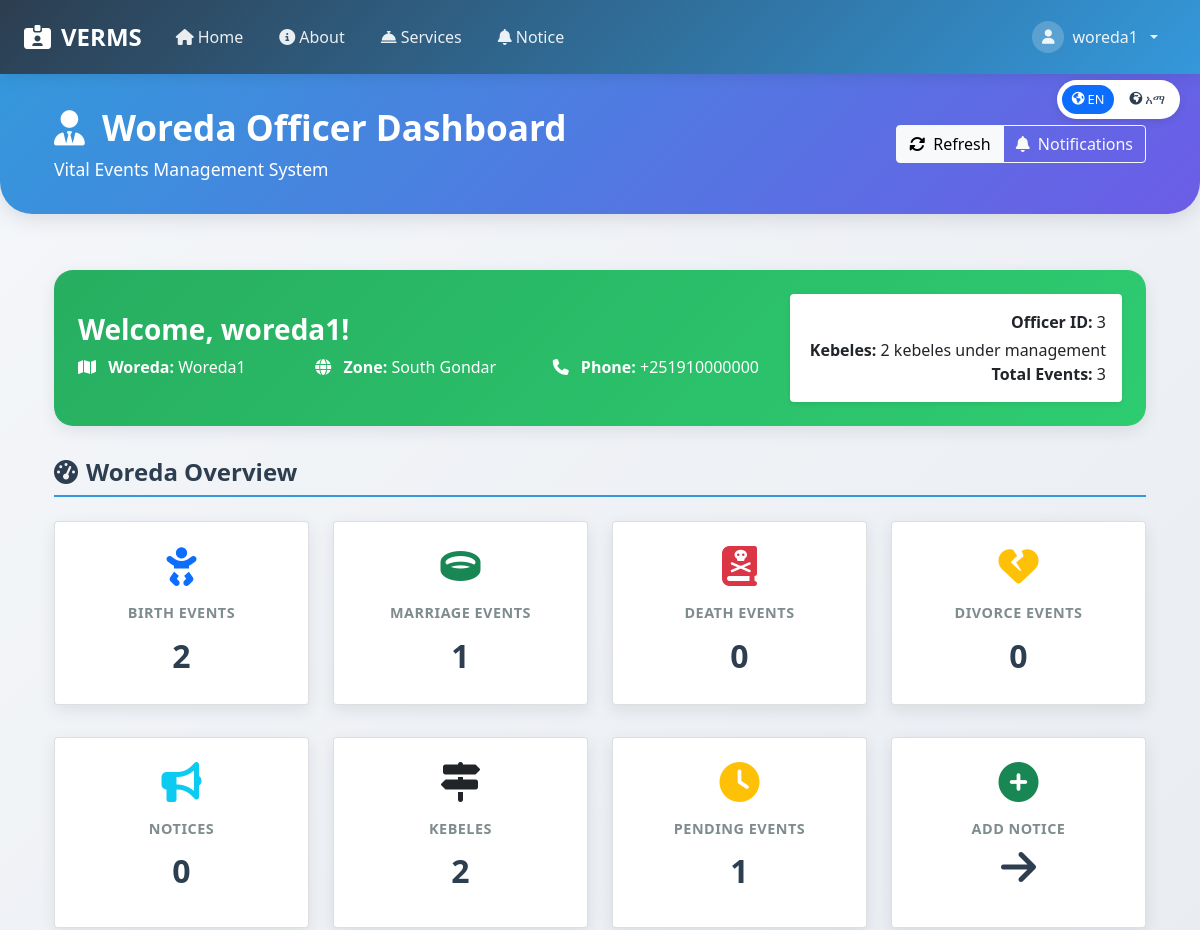
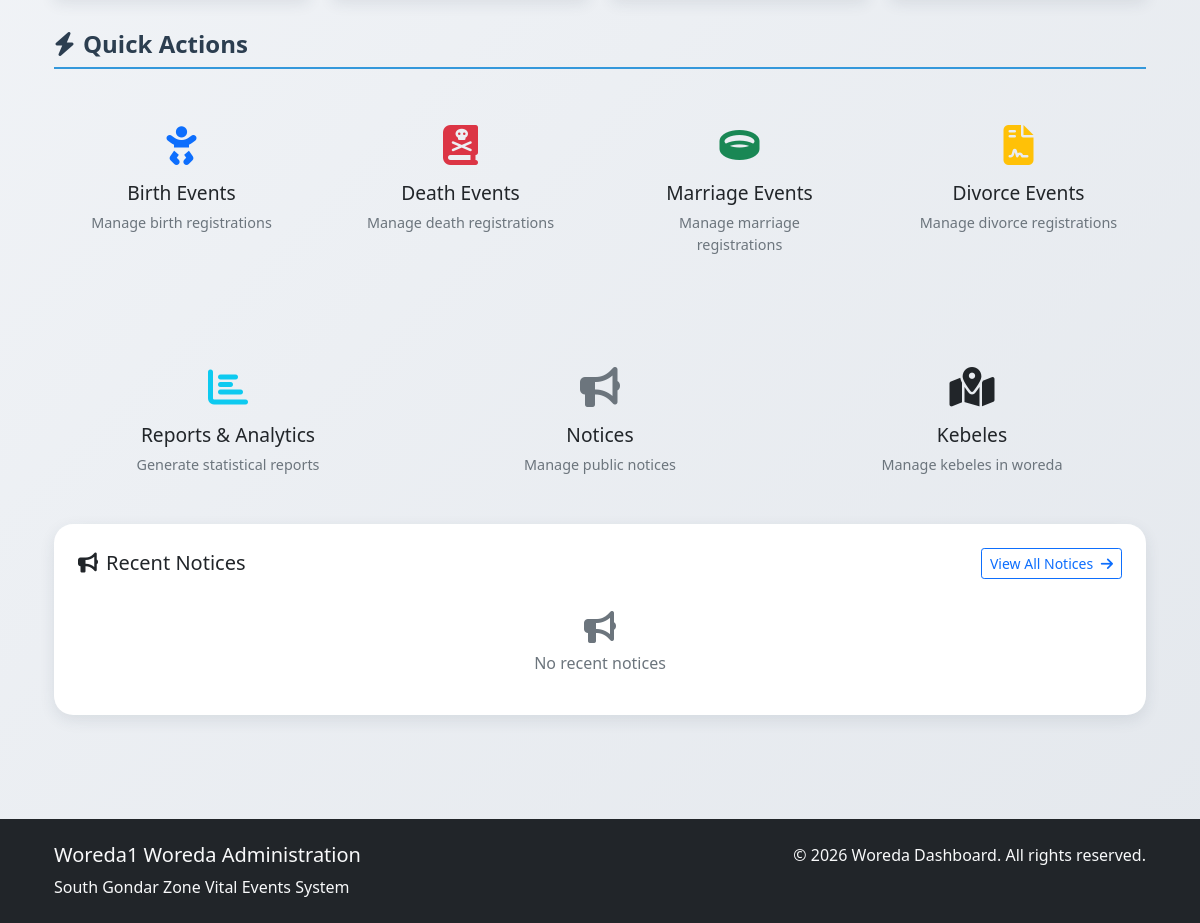
/woreda_officer/dashboard.php (signed in), run on the app's committed database (2 pictures, top to bottom).
### tables this page shows
CREATE TABLE `woredas` (
  `id` int(11) NOT NULL,
  `zone_id` int(11) NOT NULL,
  `woreda_name` varchar(100) NOT NULL,
  `phone` varchar(20) NOT NULL,
  `woreda_officer_id` int(11) NOT NULL,
  `created_at` timestamp NOT NULL DEFAULT current_timestamp()
);

CREATE TABLE `zones` (
  `id` int(11) NOT NULL,
  `zone_name` varchar(100) NOT NULL,
  `phone` varchar(20) NOT NULL,
  `zone_officer_id` int(11) DEFAULT NULL,
  `created_at` timestamp NOT NULL DEFAULT current_timestamp()
);

### woreda_officer/dashboard.php (the view, shortened to what this page needs)
<?php
require_once '../includes/db_connection.php';
$lang = $_SESSION['lang'];
function t($key, $params = []) {
    global $lang, $translations;
    $text = $translations[$lang][$key] ?? $translations['en'][$key] ?? $key;
    return $text;
}
$officer_id = $_SESSION['user_id'];
$woreda = $conn->query("SELECT w.*, z.zone_name FROM woredas w
                       JOIN zones z ON w.zone_id = z.id
                       WHERE w.woreda_officer_id = $officer_id")->fetch_assoc();
$woreda_id = $woreda['id'];
$woreda_name = $woreda['woreda_name'];
$zone_name = $woreda['zone_name'];
function get_count($conn, $table, $woreda_id, $col='place_of_birth') {
    $col_map = [
        'birth_events' => 'place_of_birth',
        'death_events' => 'place_of_death',
        'marriage_events' => 'place_of_marriage',
        'divorce_events' => 'place_of_divorce',
        'notices' => 'woreda_id'
    ];
    $column = $col_map[$table] ?? $col;
    if ($table === 'notices') {
        $res = $conn->query("SELECT COUNT(*) AS cnt FROM $table WHERE $column = $woreda_id");
    }
    else {
        $res = $conn->query("
            SELECT COUNT(*) AS cnt
            FROM $table e
            JOIN kebeles k ON e.$column = k.id
            WHERE k.woreda_id = $woreda_id
        ");
    }
    return $res ? (int)$res->fetch_assoc()['cnt'] : 0;
}
function get_kebeles_count($conn, $woreda_id) {
    $res = $conn->query("SELECT COUNT(*) AS cnt FROM kebeles WHERE woreda_id = $woreda_id");
    return $res ? (int)$res->fetch_assoc()['cnt'] : 0;
}
function get_pending_events($conn, $woreda_id) {
    $total = 0;
    $res = $conn->query("SELECT COUNT(*) as cnt FROM birth_events be
                        JOIN kebeles k ON be.place_of_birth = k.id
                        WHERE k.woreda_id = $woreda_id AND be.status = 'Pending'");
    $total += $res ? (int)$res->fetch_assoc()['cnt'] : 0;
    $res = $conn->query("SELECT COUNT(*) as cnt FROM death_events de
                        JOIN kebeles k ON de.place_of_death = k.id
                        WHERE k.woreda_id = $woreda_id AND de.status = 'Pending'");
    $total += $res ? (int)$res->fetch_assoc()['cnt'] : 0;
    $res = $conn->query("SELECT COUNT(*) as cnt FROM marriage_events me
                        JOIN kebeles k ON me.place_of_marriage = k.id
                        WHERE k.woreda_id = $woreda_id AND me.status = 'Pending'");
    $total += $res ? (int)$res->fetch_assoc()['cnt'] : 0;
    $res = $conn->query("SELECT COUNT(*) as cnt FROM divorce_events dve
                        JOIN kebeles k ON dve.place_of_divorce = k.id
                        WHERE k.woreda_id = $woreda_id AND dve.status = 'Pending'");
    $total += $res ? (int)$res->fetch_assoc()['cnt'] : 0;
    return $total;
}
$births = get_count($conn, 'birth_events', $woreda_id);
$deaths = get_count($conn, 'death_events', $woreda_id);
$marriages = get_count($conn, 'marriage_events', $woreda_id);
$divorces = get_count($conn, 'divorce_events', $woreda_id);
$notices = get_count($conn, 'notices', $woreda_id, 'woreda_id');
$kebeles = get_kebeles_count($conn, $woreda_id);
$pending_events = get_pending_events($conn, $woreda_id);
$recent_notices = $conn->query("SELECT * FROM notices WHERE woreda_id = $woreda_id ORDER BY created_at DESC LIMIT 3");
$username = htmlspecialchars($_SESSION['fullname'] ?? $_SESSION['username'] ?? 'Officer');
?>
<!DOCTYPE html>
<html lang="en">
<head>
    <link rel="stylesheet" href="https://cdn.jsdelivr.net/npm/bootstrap@5.3.0/dist/css/bootstrap.min.css">
    <link rel="stylesheet" href="https://cdnjs.cloudflare.com/ajax/libs/font-awesome/6.4.0/css/all.min.css">
</head>
<body>
    <?php
    include_once '../includes/header.php';
    ?>
    <div class="language-switcher">
        <a href="?lang=en" class="lang-btn <?= $lang === 'en' ? 'active' : '' ?>">
            <i class="fas fa-globe-americas"></i> EN
        </a>
        <a href="?lang=am" class="lang-btn <?= $lang === 'am' ? 'active' : '' ?>">
            <i class="fas fa-globe-africa"></i> አማ
        </a>
    </div>
    <header class="dashboard-header">
        <div class="container">
            <div class="row align-items-center">
                <div class="col-md-8">
                    <h1 class="display-5 fw-bold mb-2">
                        <i class="fas fa-user-tie me-2"></i>
                        <?= t('dashboard_title') ?>
                    </h1>
                    <p class="lead mb-0"><?= t('vital_events_management') ?></p>
                </div>
                <div class="col-md-4 text-md-end">
                    <div class="btn-group">
                        <button class="btn btn-light" onclick="window.location.reload()">
                            <i class="fas fa-sync-alt me-1"></i> <?= t('refresh') ?>
                        </button>
                        <button class="btn btn-outline-light">
                            <i class="fas fa-bell me-1"></i> <?= t('notifications') ?>
                        </button>
                    </div>
                </div>
            </div>
        </div>
    </header>
    <div class="container py-4">
        <div class="woreda-info-card p-4">
            <div class="row align-items-center">
                <div class="col-md-8">
                    <h3 class="fw-bold mb-2"><?= t('welcome') ?>, <?= $username ?>!</h3>
                    <div class="row">
                        <div class="col-md-4">
                            <p class="mb-1"><i class="fas fa-map me-2"></i> <strong><?= t('woreda') ?>:</strong> <?= htmlspecialchars($woreda_name) ?></p>
                        </div>
                        <div class="col-md-4">
                            <p class="mb-1"><i class="fas fa-globe me-2"></i> <strong><?= t('zone') ?>:</strong> <?= htmlspecialchars($zone_name) ?></p>
                        </div>
                        <div class="col-md-4">
                            <p class="mb-1"><i class="fas fa-phone me-2"></i> <strong><?= t('phone') ?>:</strong> <?= htmlspecialchars($woreda['phone'] ?? t('n_a')) ?></p>
                        </div>
                    </div>
                </div>
                <div class="col-md-4 text-md-end">
                    <div class="bg-white text-dark rounded p-3 shadow-sm">
                        <p class="mb-1"><strong><?= t('officer_id') ?>:</strong> <?= $officer_id ?></p>
                        <p class="mb-0"><strong><?= t('kebeles') ?>:</strong> <?= $kebeles ?> <?= t('kebeles_under_management') ?></p>
                        <p class="mb-0"><strong>Total Events:</strong> <?= $births + $deaths + $marriages + $divorces ?></p>
                    </div>
                </div>
            </div>
        </div>
        <h3 class="section-title">
            <i class="fas fa-tachometer-alt me-2"></i><?= t('woreda_overview') ?>
        </h3>
        <div class="row card-row g-4">
            <div class="col-6 col-md-3">
                <div class="card stat-card">
                    <div class="card-body">
                        <i class="fas fa-baby text-primary"></i>
                        <div class="stat-label"><?= t('birth_events') ?></div>
                        <div class="stat-value"><?= $births ?></div>
                    </div>
                </div>
            </div>
            <div class="col-6 col-md-3">
                <div class="card stat-card">
                    <div class="card-body">
                        <i class="fas fa-ring text-success"></i>
                        <div class="stat-label"><?= t('marriage_events') ?></div>
                        <div class="stat-value"><?= $marriages ?></div>
                    </div>
                </div>
            </div>
            <div class="col-6 col-md-3">
                <div class="card stat-card">
                    <div class="card-body">
                        <i class="fas fa-book-dead text-danger"></i>
                        <div class="stat-label"><?= t('death_events') ?></div>
                        <div class="stat-value"><?= $deaths ?></div>
                    </div>
                </div>
            </div>
            <div class="col-6 col-md-3">
                <div class="card stat-card">
                    <div class="card-body">
                        <i class="fas fa-heart-broken text-warning"></i>
                        <div class="stat-label"><?= t('divorce_events') ?></div>
                        <div class="stat-value"><?= $divorces ?></div>
                    </div>
                </div>
            </div>
        </div>
        <div class="row card-row g-4">
            <div class="col-6 col-md-3">
                <div class="card stat-card">
                    <div class="card-body">
                        <i class="fas fa-bullhorn text-info"></i>
                        <div class="stat-label"><?= t('notices') ?></div>
                        <div class="stat-value"><?= $notices ?></div>
                    </div>
                </div>
            </div>
            <div class="col-6 col-md-3">
                <div class="card stat-card">
                    <div class="card-body">
                        <i class="fas fa-map-signs text-dark"></i>
                        <div class="stat-label"><?= t('kebeles') ?></div>
                        <div class="stat-value"><?= $kebeles ?></div>
                    </div>
                </div>
            </div>
            <div class="col-6 col-md-3">
                <div class="card stat-card">
                    <div class="card-body">
                        <i class="fas fa-clock text-warning"></i>
                        <div class="stat-label"><?= t('pending_events') ?></div>
                        <div class="stat-value"><?= $pending_events ?></div>
                    </div>
                </div>
            </div>
            <div class="col-6 col-md-3">
                <a href="notices.php" class="text-decoration-none">
                    <div class="card stat-card">
                        <div class="card-body">
                            <i class="fas fa-plus-circle text-success"></i>
                            <div class="stat-label"><?= t('add_notice') ?></div>
                            <div class="stat-value"><i class="fas fa-arrow-right"></i></div>
                        </div>
                    </div>
                </a>
            </div>
        </div>
        <h3 class="section-title">
            <i class="fas fa-bolt me-2"></i><?= t('quick_actions') ?>
        </h3>
        <div class="row g-4">
            <div class="col-md-3">
                <a href="/VERMS/woreda_officer/birth.php" class="action-card">
                    <div class="card-body">
                        <i class="fas fa-baby text-primary"></i>
                        <h5><?= t('birth_events') ?></h5>
                        <p class="text-muted small"><?= t('manage_birth_registrations') ?></p>
                    </div>
                </a>
            </div>
            <div class="col-md-3">
                <a href="/VERMS/woreda_officer/death.php" class="action-card">
                    <div class="card-body">
                        <i class="fas fa-book-dead text-danger"></i>
                        <h5><?= t('death_events') ?></h5>
                        <p class="text-muted small"><?= t('manage_death_registrations') ?></p>
                    </div>
                </a>
            </div>
            <div class="col-md-3">
                <a href="/VERMS/woreda_officer/marriage.php" class="action-card">
                    <div class="card-body">
                        <i class="fas fa-ring text-success"></i>
                        <h5><?= t('marriage_events') ?></h5>
                        <p class="text-muted small"><?= t('manage_marriage_registrations') ?></p>
                    </div>
                </a>
            </div>
            <div class="col-md-3">
                <a href="/VERMS/woreda_officer/divorce.php" class="action-card">
                    <div class="card-body">
                        <i class="fas fa-file-contract text-warning"></i>
                        <h5><?= t('divorce_events') ?></h5>
                        <p class="text-muted small"><?= t('manage_divorce_registrations') ?></p>
                    </div>
                </a>
            </div>
        </div>
        <div class="row g-4 mt-2">
            <div class="col-md-4">
                <a href="/VERMS/woreda_officer/report.php" class="action-card">
                    <div class="card-body">
                        <i class="fas fa-chart-bar text-info"></i>
                        <h5><?= t('reports_analytics') ?></h5>
                        <p class="text-muted small"><?= t('generate_statistical_reports') ?></p>
                    </div>
                </a>
            </div>
            <div class="col-md-4">
                <a href="/VERMS/woreda_officer/notices.php" class="action-card">
                    <div class="card-body">
                        <i class="fas fa-bullhorn text-secondary"></i>
                        <h5><?= t('notices') ?></h5>
                        <p class="text-muted small"><?= t('manage_public_notices') ?></p>
                    </div>
                </a>
            </div>
            <div class="col-md-4">
                <a href="/VERMS/woreda_officer/kebeles.php" class="action-card">
                    <div class="card-body">
                        <i class="fas fa-map-marked-alt text-dark"></i>
                        <h5><?= t('kebeles') ?></h5>
                        <p class="text-muted small"><?= t('manage_kebeles_in_woreda') ?></p>
                    </div>
                </a>
            </div>
        </div>
        <div class="recent-notices">
            <div class="d-flex justify-content-between align-items-center mb-3">
                <h5 class="mb-0"><i class="fas fa-bullhorn me-2"></i><?= t('recent_notices') ?></h5>
                <a href="/VERMS/woreda_officer/notices.php" class="btn btn-sm btn-outline-primary">
                    <?= t('view_all_notices') ?> <i class="fas fa-arrow-right ms-1"></i>
                </a>
            </div>
            <?php if ($recent_notices && $recent_notices->num_rows > 0): ?>
                <?php while($notice = $recent_notices->fetch_assoc()): ?>
                    <div class="notice-item">
                        <div class="d-flex justify-content-between align-items-start">
                            <div>
                                <h6 class="mb-1"><?= htmlspecialchars($notice['title']) ?></h6>
                                <p class="mb-1 text-muted small"><?= htmlspecialchars(substr($notice['description'], 0, 100)) ?>...</p>
                                <small class="text-muted"><?= date('M d, Y', strtotime($notice['created_at'])) ?></small>
                            </div>
                        </div>
                    </div>
                <?php endwhile; ?>
            <?php else: ?>
                <div class="text-center py-3">
                    <i class="fas fa-bullhorn fa-2x text-muted mb-2"></i>
                    <p class="text-muted mb-0"><?= t('no_recent_notices') ?></p>
                </div>
            <?php endif; ?>
        </div>
    </div>
    <footer class="bg-dark text-light py-4 mt-5">
        <div class="container">
            <div class="row">
                <div class="col-md-6">
                    <h5><?= htmlspecialchars($woreda_name) ?> <?= t('woreda_administration') ?></h5>
                    <p class="mb-0"><?= t('south_gondar_zone_vital_events') ?></p>
                </div>
                <div class="col-md-6 text-md-end">
                    <p class="mb-0">&copy; <?= date('Y') ?> <?= t('copyright') ?></p>
                </div>
            </div>
        </div>
    </footer>
</body>
</html>

### includes/header.php (style rules this page uses)
:root { --primary-color: #2c3e50; --secondary-color: #3498db; --accent-color: #e74c3c; --success-color: #27ae60; --warning-color: #f39c12; --light-color: #ecf0f1; --dark-color: #2c3e50; --gradient-primary: linear-gradient(135deg, #2c3e50 0%, #3498db 100%); --gradient-secondary: linear-gradient(135deg, #3498db 0%, #2c3e50 100%); --shadow: 0 4px 6px rgba(0, 0, 0, 0.1); --transition: all 0.3s ease; }

### data on the page
woredas: woreda_name "Woreda1", zone.zone_name "South Gondar", phone "+251910000000", id "1"

### other printed values
$_SESSION['username'] "woreda1"
t('dashboard_title') "Woreda Officer Dashboard"
t('vital_events_management') "Vital Events Management System"
t('refresh') "Refresh"
t('notifications') "Notifications"
t('welcome') "Welcome"
$username "woreda1"
t('woreda') "Woreda"
t('zone') "Zone"
t('phone') "Phone"
t('officer_id') "Officer ID"
$officer_id "3"
t('kebeles') "Kebeles"
$kebeles "2"
t('kebeles_under_management') "kebeles under management"
